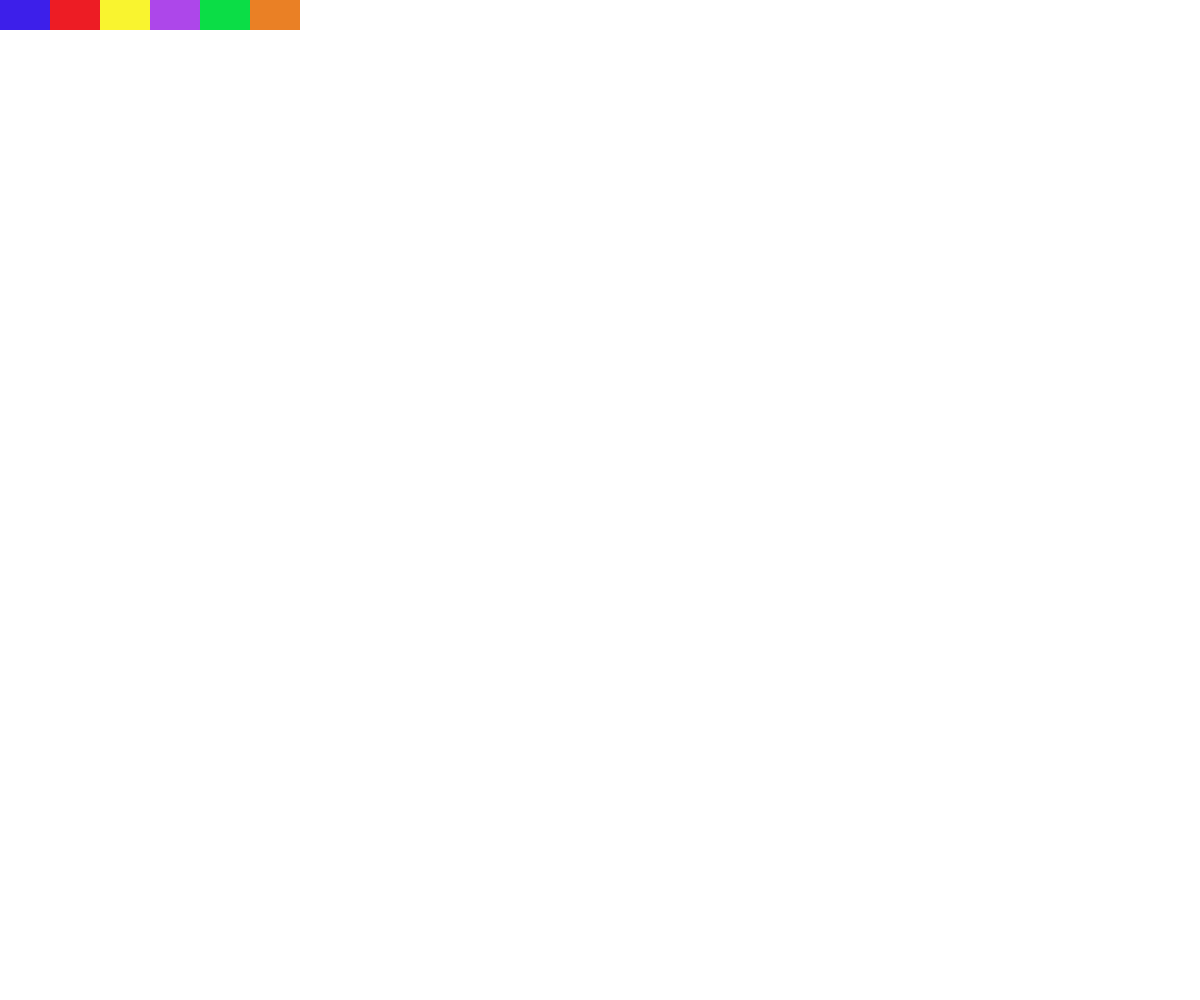
Frame 1 (no input)
Frame 60 (no input): identical to frame 1, image omitted
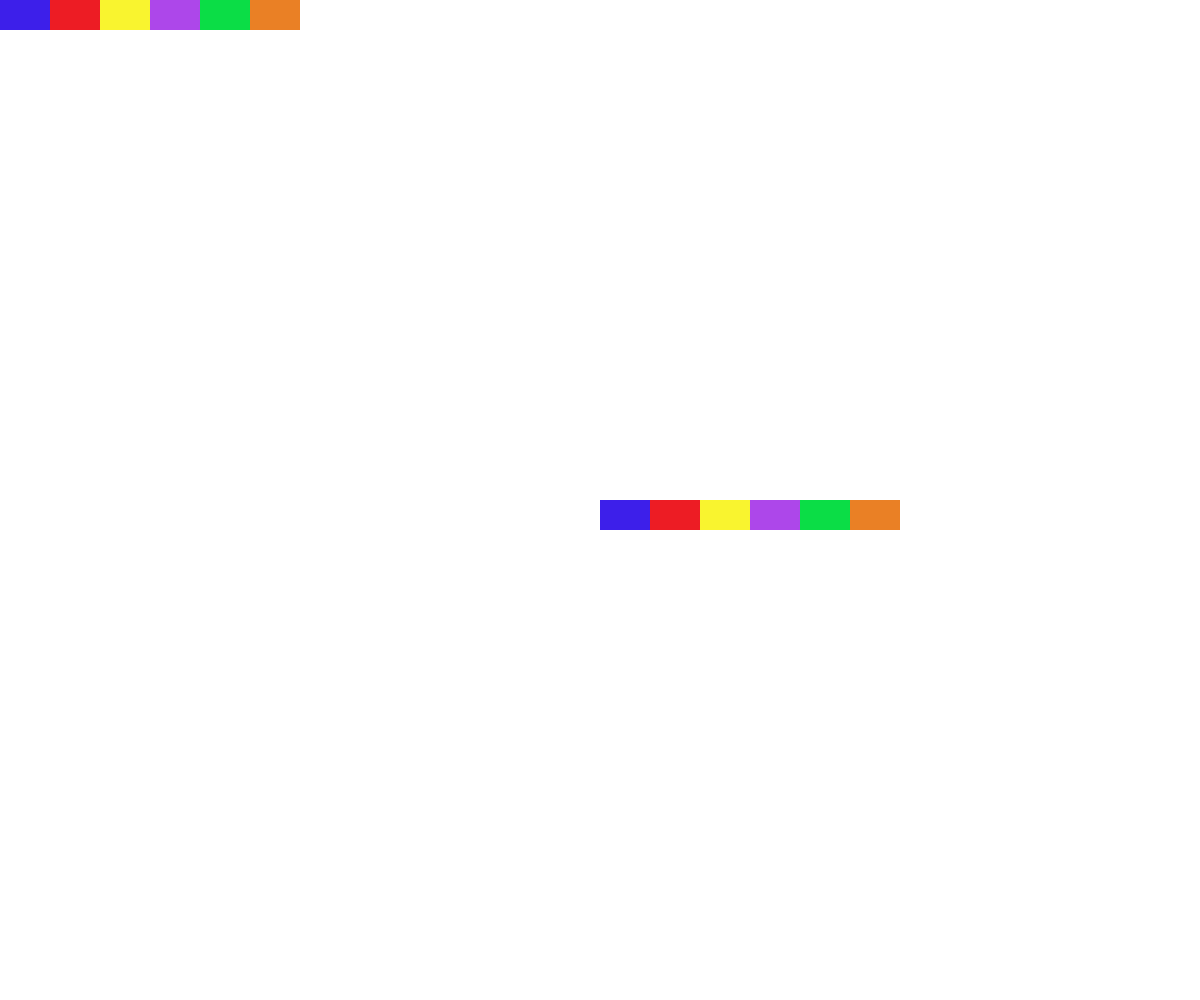
Frame 120 (the mouse pressed at the canvas centre since frame 60)

The p5.js sketch that drew these frames (run headless with seeded random() and noise() and a simulated clock; from frame 60 on, the mouse is pressed at the canvas centre):

// p5.js sketch
// ── sketch.js
var angle = 0.0;


function setup() {
  createCanvas(windowWidth,windowHeight);


}
function draw() {
 noStroke();
 // for(var x=0; x<255; x+20);{
   //   r++;
  //}
  //blue
  //rotate(angle);
  translate(mouseX,mouseY);
  fill(61,31,234);
  rect(0,0,50,30);
  //angle += 0.1;
  //red
  rotate(angle);
  translate(50,0);
  fill(237,28,36);
  rect(0,0,50,30);
  //angle += 0.1;
  //yellow
  rotate(angle);
  translate(50,0); 
  fill(249,244,47);
  rect(0,0,50,30);
  //angle += 0.1;
  //purple
  rotate(angle);
  translate(50,0);
  fill(173,71,234);
  rect(0,0,50,30);
  //angle += 0.1;
  //green
  rotate(angle);
  translate(50,0);
  fill(11,221,70);
  rect(0,0,50,30);
  //angle += 0.1;
  //orange
  rotate(angle);
  translate(50,0);  
  fill(234,128,37);
  rect(0,0,50,30);
  //angle += 0.1;
  

}
